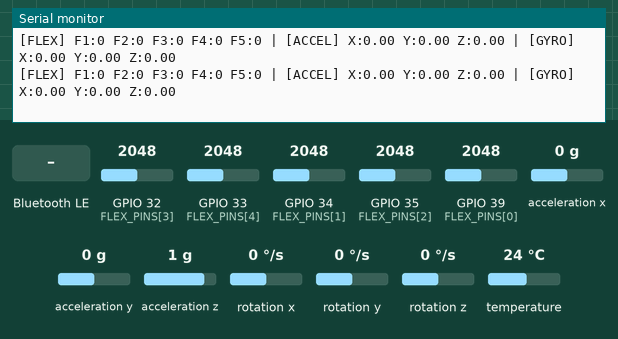
Simulated run of this sketch. Board: ESP32. On the bench: the last lines printed to the serial monitor. The test bench sets the inputs (shaded band); at power-on: acceleration x 0 g, GPIO 32 (FLEX_PINS[3]) = 2048, GPIO 33 (FLEX_PINS[4]) = 2048, GPIO 34 (FLEX_PINS[1]) = 2048, GPIO 35 (FLEX_PINS[2]) = 2048, GPIO 39 (FLEX_PINS[0]) = 2048, acceleration y 0 g, acceleration z 1 g, rotation x 0 °/s, rotation y 0 °/s, rotation z 0 °/s, temperature 24 °C. Nothing arrives over Bluetooth unless stated; a phone connects over Bluetooth LE 3 s after start.

Above: at 1.8 s.
1.9 s: acceleration x set to -1.4 g
At 2.5 s:
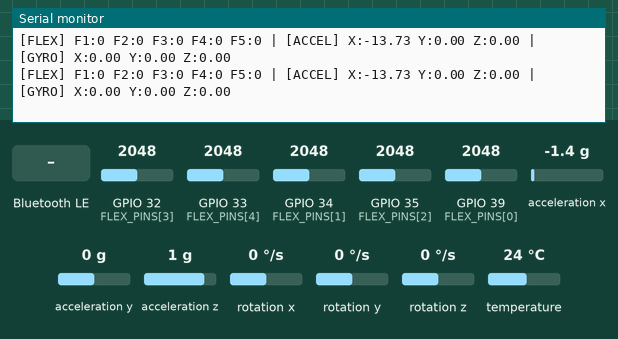
4.5 s: Bluetooth LE write "PING:" received
6.0 s: GPIO 32 (FLEX_PINS[3]) set to 2866
At 6.8 s:
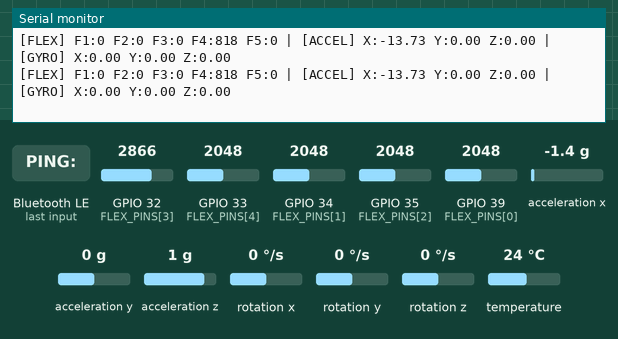
7.5 s: GPIO 33 (FLEX_PINS[4]) set to 2866
At 8.0 s:
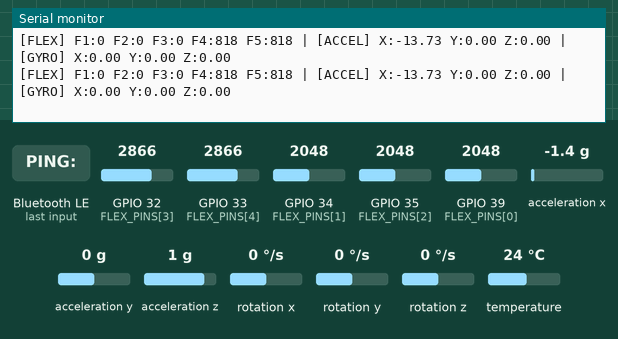
9.0 s: GPIO 34 (FLEX_PINS[1]) set to 2866
At 9.7 s:
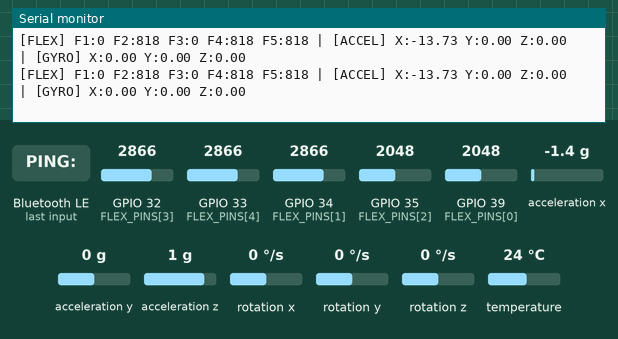
10.5 s: GPIO 35 (FLEX_PINS[2]) set to 2866
At 11.0 s:
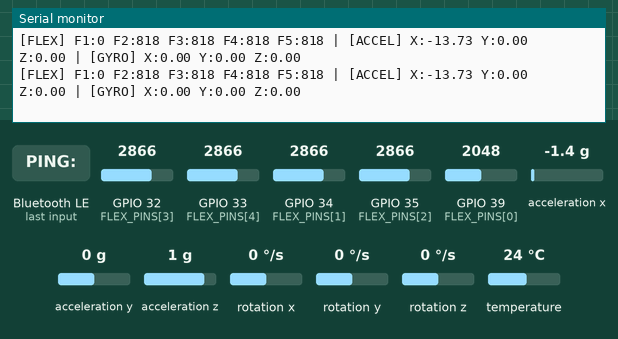

Measured:
- after the input at 1.9 s, the serial monitor: prints a new line at once (image 1)
- after the input at 6.0 s, the serial monitor: prints a new line at once (image 2)
- after the input at 7.5 s, the serial monitor: prints a new line at once (image 3)
- after the input at 9.0 s, the serial monitor: prints a new line at once (image 4)
- after the input at 10.5 s, the serial monitor: prints a new line at once (image 5)

The sketch:

hand_sign_glove_ble.ino
```cpp
/*
 * AISL-A glove firmware - BLE version
 * ESP32-DevKitC (WROOM-32) + 5 flex sensors + MPU6050 (optional)
 *
 * Transport: Bluetooth Low Energy (GATT notifications), 50 Hz.
 * Device name: "AISL_Glove"
 *
 * BLE service  e1273d67-cf0f-4bb7-9477-4f5d92124a6f
 *   DATA   ecbd02f0-...  notify  29-byte binary packet per sample (layout below)
 *   STATUS 493ccb74-...  notify  text: MPU:OK / MPU:MISSING / CAL:START / CAL:DONE ... / PONG:<n>
 *   CMD    b8b472e5-...  write   text: "CAL" = recalibrate, "PING:<n>" = latency probe
 *
 * DATA packet (little-endian, 29 bytes):
 *   uint16  seq           packet counter (detects dropped packets)
 *   uint32  t_ms          ESP32 millis() when the sample was read (device clock)
 *   int16   flex[5]       calibrated ADC counts (raw - baseline), F1..F5
 *   int16   acc[3]        m/s^2 * 100
 *   int16   gyro[3]       rad/s * 1000
 *   uint8   flags         bit0 MPU ok, bit1 calibrated, bit2..6 flex F1..F5 saturated (raw <=5 or >=4090)
 *
 * USB Serial (115200) still prints a human-readable line per sample for debugging.
 * Press the BOOT button (or send "CAL") to re-check the MPU and recalibrate.
 */
#include <Wire.h>
#include <Adafruit_MPU6050.h>
#include <Adafruit_Sensor.h>
#include <BLEDevice.h>
#include <BLEServer.h>
#include <BLEUtils.h>
#include <BLE2902.h>

// ---------------- Hardware ----------------
#define SDA_PIN 21
#define SCL_PIN 22          // Change to 27 if you remapped SCL during hardware repair
#define BOOT_BUTTON_PIN 0   // Built-in ESP32 BOOT button
const int FLEX_PINS[5] = {39, 34, 35, 32, 33};

// ---------------- Timing ----------------
const unsigned long FRAME_PERIOD_MS = 20;   // 50 Hz. (1000 = 1 per second for reading by eye)
const bool PRINT_USB_LINES = true;          // human-readable line on USB Serial each sample

// ---------------- BLE ----------------
#define DEVICE_NAME   "AISL_Glove"
#define SERVICE_UUID  "e1273d67-cf0f-4bb7-9477-4f5d92124a6f"
#define DATA_UUID     "ecbd02f0-3d5f-4ad5-952a-9e75b163eeab"
#define STATUS_UUID   "493ccb74-46cd-4966-8a16-ba3cca3fd116"
#define CMD_UUID      "b8b472e5-964d-4b06-ae50-19a91cccb0a2"

struct __attribute__((packed)) GlovePacket {
  uint16_t seq;
  uint32_t t_ms;
  int16_t flex[5];
  int16_t acc[3];
  int16_t gyro[3];
  uint8_t flags;
};
static_assert(sizeof(GlovePacket) == 29, "packet must be 29 bytes");

BLEServer* bleServer = nullptr;
BLECharacteristic* dataChar = nullptr;
BLECharacteristic* statusChar = nullptr;
volatile bool bleConnected = false;
bool wasConnected = false;

// Commands arrive in a BLE callback; handle them in loop()
volatile bool cmdCalibrate = false;
volatile bool cmdPing = false;
String pingId = "";

// ---------------- Sensors / calibration ----------------
Adafruit_MPU6050 mpu;
bool mpuOK = false;
bool isCalibrated = false;
int flexOffsets[5] = {0, 0, 0, 0, 0};
float accelOffsets[3] = {0, 0, 0};
float gyroOffsets[3] = {0, 0, 0};
uint16_t seq = 0;
unsigned long lastFrameTime = 0;

// ---------------- Helpers ----------------
void sendStatus(const String& msg) {
  Serial.println(msg);
  if (bleConnected && statusChar) {
    statusChar->setValue(msg);
    statusChar->notify();
  }
}

int16_t clamp16(float v) {
  if (v > 32767) return 32767;
  if (v < -32768) return -32768;
  return (int16_t)lroundf(v);
}

class ServerCallbacks : public BLEServerCallbacks {
  void onConnect(BLEServer* s) override { bleConnected = true; }
  void onDisconnect(BLEServer* s) override { bleConnected = false; }
};

class CmdCallbacks : public BLECharacteristicCallbacks {
  void onWrite(BLECharacteristic* c) override {
    String v = c->getValue();
    v.trim();
    if (v == "CAL") {
      cmdCalibrate = true;
    } else if (v.startsWith("PING:")) {
      pingId = v.substring(5);
      cmdPing = true;
    }
  }
};

void clearI2CBus() {
  pinMode(SDA_PIN, INPUT_PULLUP);
  pinMode(SCL_PIN, OUTPUT);
  for (int i = 0; i < 9; i++) {
    digitalWrite(SCL_PIN, HIGH); delayMicroseconds(10);
    digitalWrite(SCL_PIN, LOW);  delayMicroseconds(10);
  }
}

bool initMPU() {
  clearI2CBus();
  Wire.end();
  Wire.begin(SDA_PIN, SCL_PIN);
  Wire.setTimeOut(1000);
  Wire.setClock(400000);
  if (!mpu.begin()) {
    sendStatus("MPU:MISSING (sending zeros for accel/gyro)");
    return false;
  }
  mpu.setAccelerometerRange(MPU6050_RANGE_8_G);
  mpu.setGyroRange(MPU6050_RANGE_500_DEG);
  mpu.setFilterBandwidth(MPU6050_BAND_44_HZ);
  sendStatus("MPU:OK");
  return true;
}

void calibrateSensors() {
  sendStatus("CAL:START keep glove still");
  long flexSum[5] = {0};
  float aSum[3] = {0, 0, 0}, gSum[3] = {0, 0, 0};
  const int SAMPLES = 50;
  int validMpu = 0;

  for (int i = 0; i < SAMPLES; i++) {
    if (mpuOK) {
      sensors_event_t a, g, t;
      if (mpu.getEvent(&a, &g, &t)) {
        aSum[0] += a.acceleration.x; aSum[1] += a.acceleration.y; aSum[2] += a.acceleration.z;
        gSum[0] += g.gyro.x;         gSum[1] += g.gyro.y;         gSum[2] += g.gyro.z;
        validMpu++;
      }
    }
    for (int f = 0; f < 5; f++) flexSum[f] += analogRead(FLEX_PINS[f]);
    delay(10);
  }
  if (validMpu > 0) {
    for (int k = 0; k < 3; k++) {
      accelOffsets[k] = aSum[k] / validMpu;
      gyroOffsets[k] = gSum[k] / validMpu;
    }
  }
  for (int f = 0; f < 5; f++) flexOffsets[f] = flexSum[f] / SAMPLES;
  isCalibrated = true;

  // Calibration baselines (raw ADC counts + IMU offsets) - logged by the recorder
  char buf[200];
  snprintf(buf, sizeof(buf),
           "CAL:DONE flex=%d,%d,%d,%d,%d acc=%.3f,%.3f,%.3f gyro=%.4f,%.4f,%.4f mpu=%d",
           flexOffsets[0], flexOffsets[1], flexOffsets[2], flexOffsets[3], flexOffsets[4],
           accelOffsets[0], accelOffsets[1], accelOffsets[2],
           gyroOffsets[0], gyroOffsets[1], gyroOffsets[2], mpuOK ? 1 : 0);
  sendStatus(String(buf));
}

void setupBLE() {
  BLEDevice::init(DEVICE_NAME);
  BLEDevice::setMTU(100);  // packet is 29 bytes; default BLE payload is only 20
  bleServer = BLEDevice::createServer();
  bleServer->setCallbacks(new ServerCallbacks());

  BLEService* service = bleServer->createService(SERVICE_UUID);

  dataChar = service->createCharacteristic(DATA_UUID, BLECharacteristic::PROPERTY_NOTIFY);
  dataChar->addDescriptor(new BLE2902());

  statusChar = service->createCharacteristic(
      STATUS_UUID, BLECharacteristic::PROPERTY_NOTIFY | BLECharacteristic::PROPERTY_READ);
  statusChar->addDescriptor(new BLE2902());

  BLECharacteristic* cmdChar = service->createCharacteristic(
      CMD_UUID, BLECharacteristic::PROPERTY_WRITE | BLECharacteristic::PROPERTY_WRITE_NR);
  cmdChar->setCallbacks(new CmdCallbacks());

  service->start();
  BLEAdvertising* adv = BLEDevice::getAdvertising();
  adv->addServiceUUID(SERVICE_UUID);
  adv->setScanResponse(true);
  BLEDevice::startAdvertising();
  Serial.println("BLE advertising as \"" DEVICE_NAME "\"");
}

// ---------------- Setup / loop ----------------
void setup() {
  Serial.begin(115200);
  while (!Serial && millis() < 3000);
  pinMode(BOOT_BUTTON_PIN, INPUT_PULLUP);
  for (int i = 0; i < 5; i++) pinMode(FLEX_PINS[i], INPUT);

  Serial.println("\n--- AISL-A Glove (BLE, 50 Hz) ---");
  setupBLE();
  mpuOK = initMPU();
  calibrateSensors();
  lastFrameTime = millis();
}

void loop() {
  // Connection changes: re-advertise after a disconnect, re-send status after a connect
  if (!bleConnected && wasConnected) {
    delay(200);
    bleServer->startAdvertising();
    Serial.println("BLE disconnected, advertising again");
  }
  if (bleConnected && !wasConnected) {
    Serial.println("BLE connected");
    delay(300);  // give the client time to subscribe
    sendStatus(mpuOK ? "MPU:OK" : "MPU:MISSING (sending zeros for accel/gyro)");
  }
  wasConnected = bleConnected;

  // Commands
  if (cmdPing) {           // answer immediately: used for round-trip latency
    cmdPing = false;
    sendStatus("PONG:" + pingId);
  }
  bool bootPressed = digitalRead(BOOT_BUTTON_PIN) == LOW;
  if (cmdCalibrate || bootPressed) {
    cmdCalibrate = false;
    if (!mpuOK) mpuOK = initMPU();
    calibrateSensors();
    while (digitalRead(BOOT_BUTTON_PIN) == LOW) delay(10);
    lastFrameTime = millis();
  }

  unsigned long now = millis();
  if (now - lastFrameTime < FRAME_PERIOD_MS) return;
  lastFrameTime += FRAME_PERIOD_MS;
  if (now - lastFrameTime > 5 * FRAME_PERIOD_MS) lastFrameTime = now;  // don't burst after a stall

  GlovePacket p;
  p.seq = seq++;
  p.t_ms = millis();
  p.flags = (mpuOK ? 0x01 : 0) | (isCalibrated ? 0x02 : 0);

  for (int i = 0; i < 5; i++) {
    int raw = analogRead(FLEX_PINS[i]);
    if (raw <= 5 || raw >= 4090) p.flags |= (1 << (2 + i));
    p.flex[i] = raw - flexOffsets[i];
  }

  float ax = 0, ay = 0, az = 0, gx = 0, gy = 0, gz = 0;
  if (mpuOK) {
    sensors_event_t a, g, t;
    if (mpu.getEvent(&a, &g, &t)) {
      ax = a.acceleration.x - accelOffsets[0];
      ay = a.acceleration.y - accelOffsets[1];
      az = a.acceleration.z - accelOffsets[2];
      gx = g.gyro.x - gyroOffsets[0];
      gy = g.gyro.y - gyroOffsets[1];
      gz = g.gyro.z - gyroOffsets[2];
    }
  }
  p.acc[0] = clamp16(ax * 100);  p.acc[1] = clamp16(ay * 100);  p.acc[2] = clamp16(az * 100);
  p.gyro[0] = clamp16(gx * 1000); p.gyro[1] = clamp16(gy * 1000); p.gyro[2] = clamp16(gz * 1000);

  if (bleConnected) {
    dataChar->setValue((uint8_t*)&p, sizeof(p));
    dataChar->notify();
  }

  if (PRINT_USB_LINES) {
    char line[180];
    snprintf(line, sizeof(line),
             "[FLEX] F1:%d F2:%d F3:%d F4:%d F5:%d | [ACCEL] X:%.2f Y:%.2f Z:%.2f | [GYRO] X:%.2f Y:%.2f Z:%.2f",
             p.flex[0], p.flex[1], p.flex[2], p.flex[3], p.flex[4], ax, ay, az, gx, gy, gz);
    Serial.println(line);
  }
}
```
